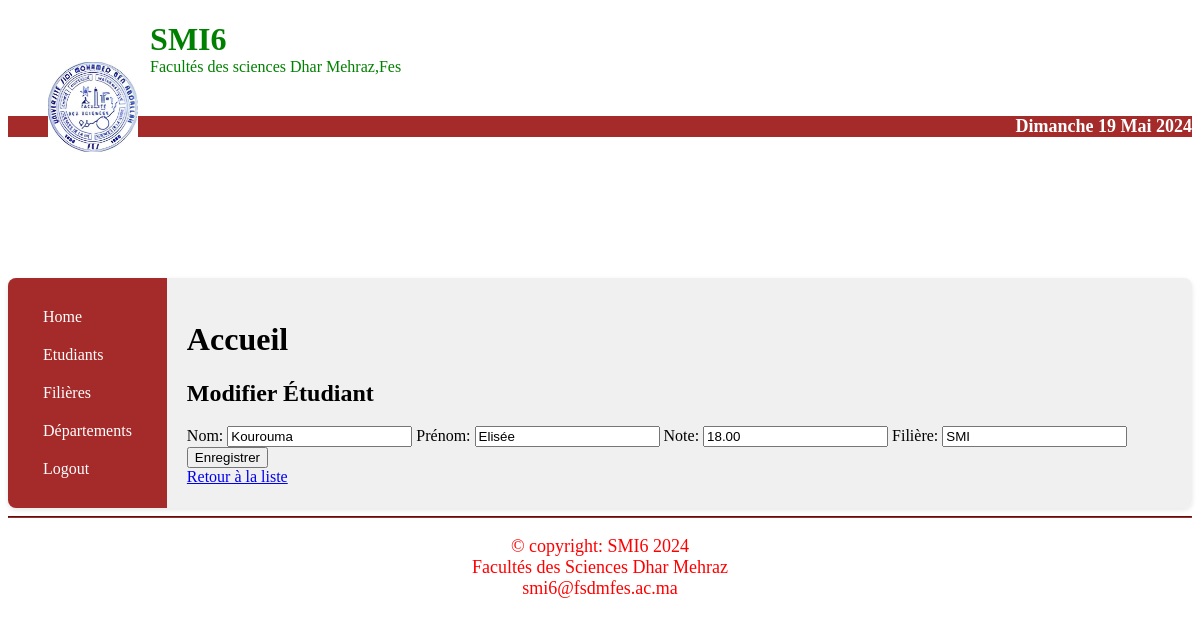
The app's page /index.php?action=modify_etudiant&code=usmba001 (signed in) with its own data.
### tables this page shows
CREATE TABLE etudiants (
    CodeE VARCHAR(10) PRIMARY KEY,
    Nom VARCHAR(255) NOT NULL,
    Prenom VARCHAR(255) NOT NULL,
    Note DECIMAL(4,2) NOT NULL,
    Filiere VARCHAR(10),
    FOREIGN KEY (Filiere) REFERENCES filieres(CodeF)
);

### index.php (called while the page is built, shortened)
<?php
include("Controllers/faculteController.php");
$titles = [
    "index" => "Accueil",
    "etudiant" => "Liste des étudiants",
    "filiere" => "Liste des filières",
    "departement" => "Liste des départements",
    "login" => "Login"
];
$action = isset($_GET["action"]) ? $_GET["action"] : "login";
$title = isset($titles[$action]) ? $titles[$action] : "Accueil";
change_views($title, $action);
?>

### Models/FaculteManager.php (called while the page is built, shortened)
<?php
require_once 'Etudiants.php';
class FaculteManager {
    private $pdo;
    public function __construct($pdo) {
        $this->pdo = $pdo;
    }
    public function getEtudiant($codeE) {
        $sql = "SELECT * FROM etudiants WHERE CodeE = :codeE";
        $stmt = $this->pdo->prepare($sql);
        $stmt->execute([':codeE' => $codeE]);
        $row = $stmt->fetch(PDO::FETCH_ASSOC);
        return new Etudiant($row['CodeE'], $row['Nom'], $row['Prenom'], $row['Note'], $row['Filiere']);
    }
}
?>

### Models/Etudiants.php (called while the page is built, shortened)
<?php
class Etudiant {
    private $codeE;
    private $nom;
    private $prenom;
    private $note;
    private $filiere;
    public function __construct($codeE, $nom, $prenom, $note, $filiere) {
        $this->codeE = $codeE;
        $this->nom = $nom;
        $this->prenom = $prenom;
        $this->note = $note;
        $this->filiere = $filiere;
    }
    public function getCodeE() {
        return $this->codeE;
    }
    public function getNom() {
        return $this->nom;
    }
    public function getPrenom() {
        return $this->prenom;
    }
    public function getNote() {
        return $this->note;
    }
    public function getFiliere() {
        return $this->filiere;
    }
}
?>

### Views/modifyEtudiant.php (the view)
<h2>Modifier Étudiant</h2>
<form action="index.php?action=modify_etudiant&code=<?= $etudiant->getCodeE() ?>" method="POST">
    <label for="nom">Nom:</label>
    <input type="text" id="nom" name="Nom" value="<?= $etudiant->getNom() ?>">
    <label for="prenom">Prénom:</label>
    <input type="text" id="prenom" name="Prenom" value="<?= $etudiant->getPrenom() ?>">
    <label for="note">Note:</label>
    <input type="text" id="note" name="Note" value="<?= $etudiant->getNote() ?>">
    <label for="filiere">Filière:</label>
    <input type="text" id="filiere" name="Filiere" value="<?= $etudiant->getFiliere() ?>">
    <button type="submit">Enregistrer</button>
</form>
<a href="index.php?action=etudiant">Retour à la liste</a>

### records on screen
etudiants: Nom "Kourouma", Prenom "Elisée", Note "18.00", Filiere "SMI"

### other values on screen
$jours[$date['wday']] "Dimanche"
$date['mday'] "19"
$mois[$date['mon'] - 1] "Mai"
$date['year'] "2024"
$title "Accueil"
$t["year"] "2024"
